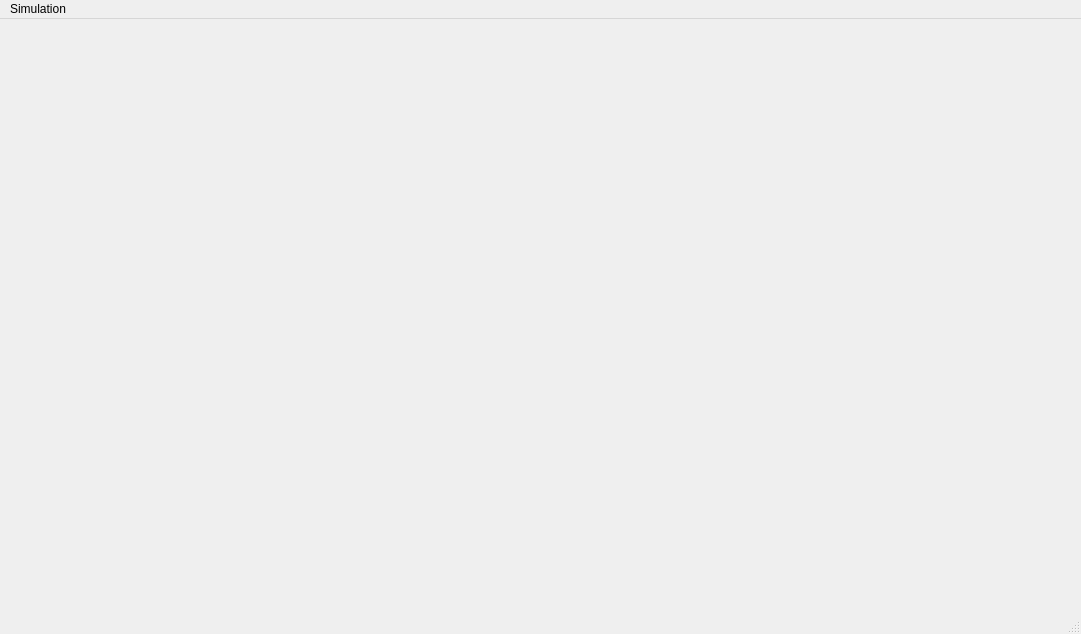
<?xml version="1.0" encoding="UTF-8"?>
<ui version="4.0">
 <class>guiDlg</class>
 <widget class="QMainWindow" name="guiDlg">
  <property name="geometry">
   <rect>
    <x>0</x>
    <y>0</y>
    <width>1081</width>
    <height>634</height>
   </rect>
  </property>
  <property name="windowTitle">
   <string>controller_dsr</string>
  </property>
  <widget class="QWidget" name="centralwidget">
   <layout class="QVBoxLayout" name="verticalLayout">
    <item>
     <widget class="QSplitter" name="splitter_1">
      <property name="orientation">
       <enum>Qt::Horizontal</enum>
      </property>
      <widget class="QSplitter" name="splitter_2">
       <property name="sizePolicy">
        <sizepolicy hsizetype="Minimum" vsizetype="Expanding">
         <horstretch>0</horstretch>
         <verstretch>0</verstretch>
        </sizepolicy>
       </property>
       <property name="orientation">
        <enum>Qt::Vertical</enum>
       </property>
      </widget>
     </widget>
    </item>
   </layout>
  </widget>
  <widget class="QMenuBar" name="menubar">
   <property name="geometry">
    <rect>
     <x>0</x>
     <y>0</y>
     <width>1081</width>
     <height>22</height>
    </rect>
   </property>
   <widget class="QMenu" name="menuSimulation">
    <property name="title">
     <string>Simulation</string>
    </property>
    <addaction name="actionStart_Stop"/>
   </widget>
   <addaction name="menuSimulation"/>
  </widget>
  <widget class="QStatusBar" name="statusbar"/>
  <action name="actionStart_Stop">
   <property name="text">
    <string>Start/Stop</string>
   </property>
  </action>
 </widget>
 <resources/>
 <connections/>
</ui>
